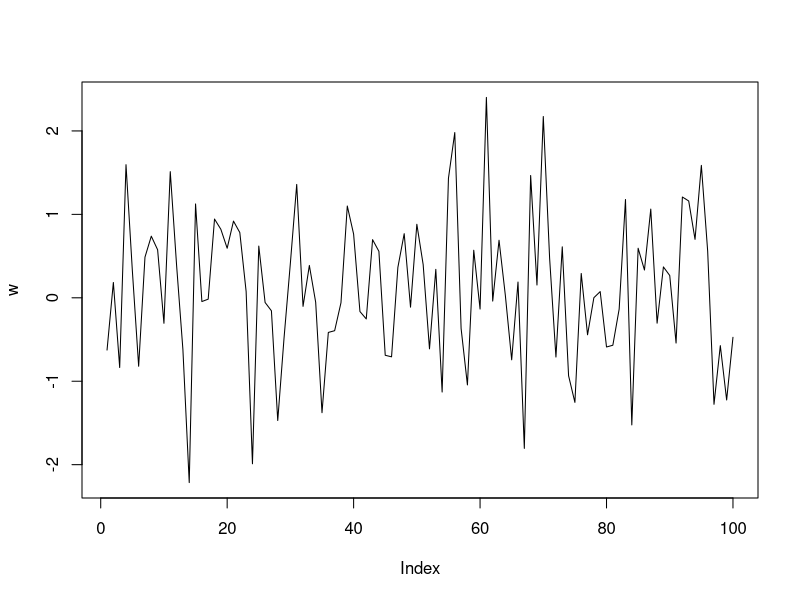
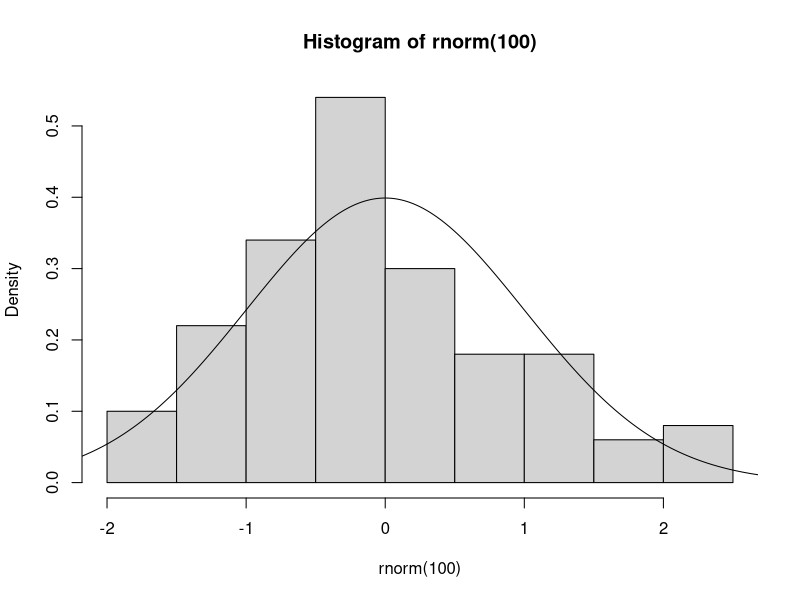
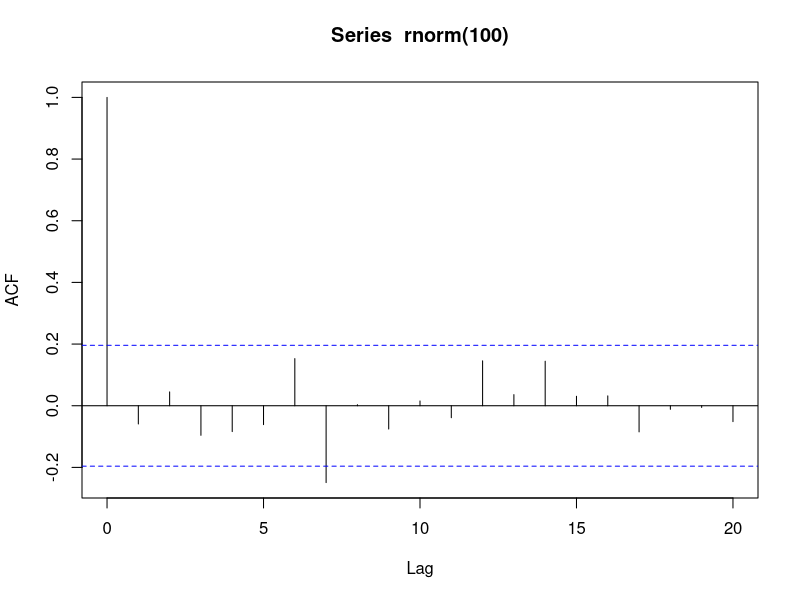
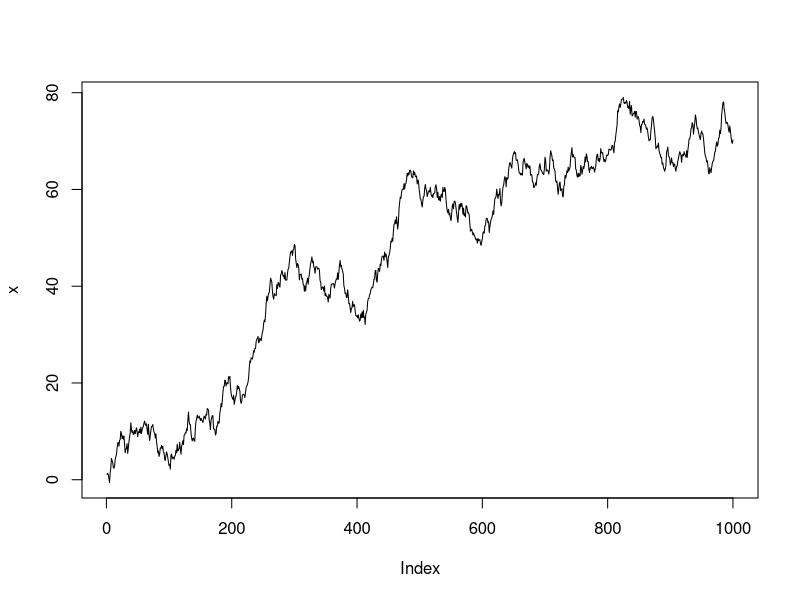
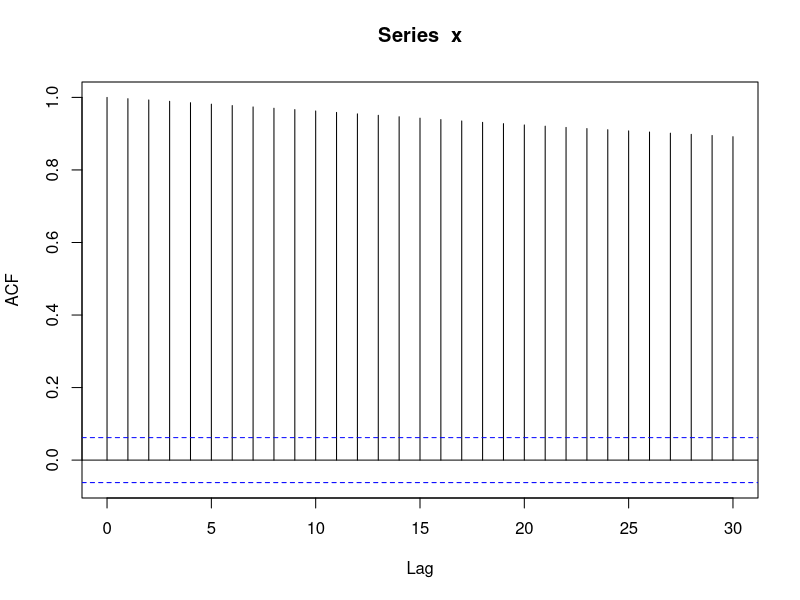
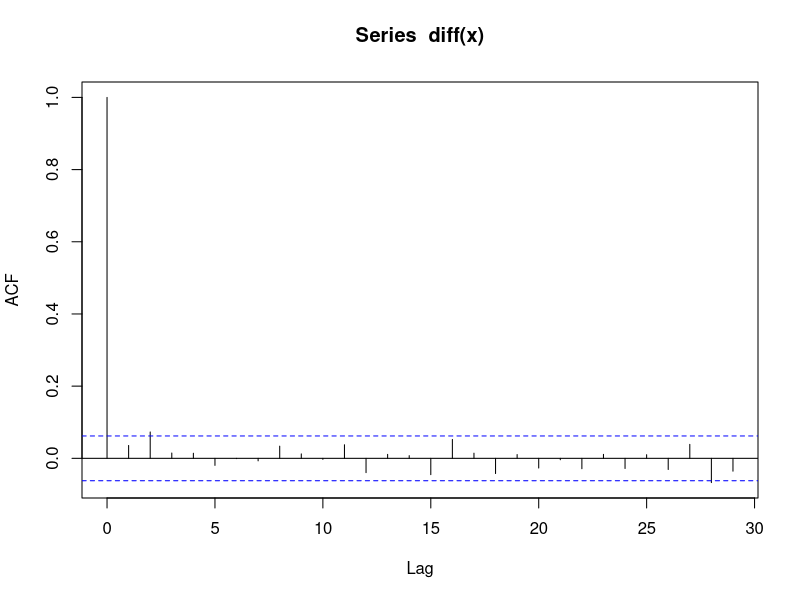

These figures' R source, in order:
# white noise
set.seed(1)
w = rnorm(100)
plot(w, type = "l")

# normal distribution
x = seq(-3,3,length=1000)
hist(rnorm(100), probability = T)
points(x, dnorm(x), type ="l")

# autocorrelation of white noise
set.seed(2)
acf(rnorm(100))

# random walk
x=w=rnorm(1000)
for(t in 2:1000) x[t]=x[t-1]+w[t]
plot(x, type = "l")
acf(x)
acf(diff(x))
